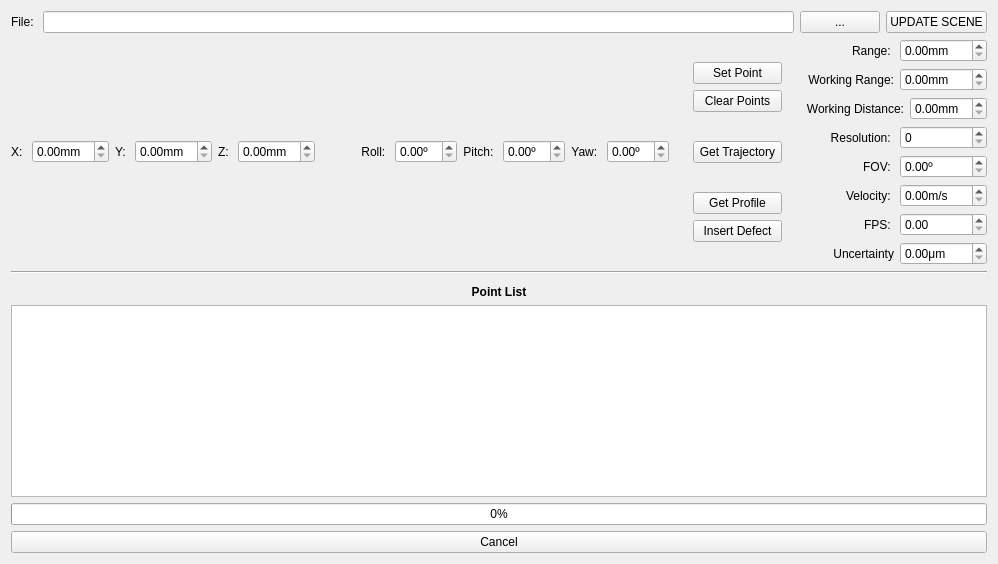
  <widget class="QWidget" name="centralwidget">
   <layout class="QVBoxLayout" name="verticalLayout_7" stretch="0,0,0,0,10,0,0">
    <item>
     <layout class="QHBoxLayout" name="horizontalLayout_10">
      <item>
       <widget class="QLabel" name="label_24">
        <property name="text">
         <string>File: </string>
        </property>
       </widget>
      </item>
      <item>
       <widget class="QLineEdit" name="lineEdit_nameFile">
        <property name="text">
         <string/>
        </property>
       </widget>
      </item>
      <item>
       <widget class="QPushButton" name="button_fileDialog">
        <property name="text">
         <string>...</string>
        </property>
       </widget>
      </item>
      <item>
       <widget class="QPushButton" name="button_refresh">
        <property name="text">
         <string>UPDATE SCENE</string>
        </property>
       </widget>
      </item>
     </layout>
    </item>
    <item>
     <layout class="QHBoxLayout" name="horizontalLayout_26" stretch="0,1,5,0,1,10">
      <item>
       <layout class="QVBoxLayout" name="verticalLayout">
        <item>
         <layout class="QHBoxLayout" name="horizontalLayout" stretch="0,0,0,0,0,0,0,0,0,0,0,0,0">
          <item>
           <widget class="QLabel" name="label">
            <property name="text">
             <string>X: </string>
            </property>
            <property name="alignment">
             <set>Qt::AlignLeading|Qt::AlignLeft|Qt::AlignVCenter</set>
            </property>
           </widget>
          </item>
          <item>
           <widget class="QDoubleSpinBox" name="xSpinBox">
            <property name="font">
             <font>
              <kerning>true</kerning>
             </font>
            </property>
            <property name="cursor">
             <cursorShape>PointingHandCursor</cursorShape>
            </property>
            <property name="locale">
             <locale language="English" country="UnitedStates"/>
            </property>
            <property name="suffix">
             <string>mm</string>
            </property>
           </widget>
          </item>
          <item>
           <widget class="QLabel" name="label_2">
            <property name="text">
             <string>Y: </string>
            </property>
            <property name="alignment">
             <set>Qt::AlignLeading|Qt::AlignLeft|Qt::AlignVCenter</set>
            </property>
           </widget>
          </item>
          <item>
           <widget class="QDoubleSpinBox" name="ySpinBox">
            <property name="cursor">
             <cursorShape>PointingHandCursor</cursorShape>
            </property>
            <property name="locale">
             <locale language="English" country="UnitedStates"/>
            </property>
            <property name="suffix">
             <string>mm</string>
            </property>
           </widget>
          </item>
          <item>
           <widget class="QLabel" name="label_3">
            <property name="text">
             <string>Z: </string>
            </property>
            <property name="alignment">
             <set>Qt::AlignLeading|Qt::AlignLeft|Qt::AlignVCenter</set>
            </property>
           </widget>
          </item>
          <item>
           <widget class="QDoubleSpinBox" name="zSpinBox">
            <property name="cursor">
             <cursorShape>PointingHandCursor</cursorShape>
            </property>
            <property name="locale">
             <locale language="English" country="UnitedStates"/>
            </property>
            <property name="suffix">
             <string>mm</string>
            </property>
           </widget>
          </item>
          <item>
           <spacer name="horizontalSpacer_3">
            <property name="orientation">
             <enum>Qt::Horizontal</enum>
            </property>
            <property name="sizeHint" stdset="0">
             <size>
              <width>40</width>
              <height>20</height>
             </size>
            </property>
           </spacer>
          </item>
          <item>
           <widget class="QLabel" name="label_4">
            <property name="text">
             <string>Roll: </string>
            </property>
            <property name="alignment">
             <set>Qt::AlignCenter</set>
            </property>
           </widget>
          </item>
          <item>
           <widget class="QDoubleSpinBox" name="rollSpinBox">
            <property name="cursor">
             <cursorShape>PointingHandCursor</cursorShape>
            </property>
            <property name="locale">
             <locale language="English" country="UnitedStates"/>
            </property>
            <property name="suffix">
             <string>º</string>
            </property>
           </widget>
          </item>
          <item>
           <widget class="QLabel" name="label_5">
            <property name="text">
             <string>Pitch: </string>
            </property>
            <property name="alignment">
             <set>Qt::AlignCenter</set>
            </property>
           </widget>
          </item>
          <item>
           <widget class="QDoubleSpinBox" name="pitchSpinBox">
            <property name="cursor">
             <cursorShape>PointingHandCursor</cursorShape>
            </property>
            <property name="locale">
             <locale language="English" country="UnitedStates"/>
            </property>
            <property name="suffix">
             <string>º</string>
            </property>
           </widget>
          </item>
          <item>
           <widget class="QLabel" name="label_6">
            <property name="text">
             <string>Yaw: </string>
            </property>
            <property name="alignment">
             <set>Qt::AlignCenter</set>
            </property>
           </widget>
          </item>
          <item>
           <widget class="QDoubleSpinBox" name="yawSpinBox">
            <property name="cursor">
             <cursorShape>PointingHandCursor</cursorShape>
            </property>
            <property name="locale">
             <locale language="English" country="UnitedStates"/>
            </property>
            <property name="suffix">
             <string>º</string>
            </property>
           </widget>
          </item>
         </layout>
        </item>
       </layout>
      </item>
      <item>
       <spacer name="horizontalSpacer">
        <property name="orientation">
         <enum>Qt::Horizontal</enum>
        </property>
        <property name="sizeHint" stdset="0">
         <size>
          <width>1</width>
          <height>5</height>
         </size>
        </property>
       </spacer>
      </item>
      <item>
       <layout class="QVBoxLayout" name="verticalLayout_2">
        <item>
         <layout class="QHBoxLayout" name="horizontalLayout_4">
          <item>
           <layout class="QVBoxLayout" name="verticalLayout_5">
            <item>
             <widget class="QPushButton" name="button_setPunto">
              <property name="text">
               <string>Set Point</string>
              </property>
             </widget>
            </item>
            <item>
             <widget class="QPushButton" name="button_clean">
              <property name="text">
               <string>Clear Points</string>
              </property>
             </widget>
            </item>
           </layout>
          </item>
         </layout>
        </item>
        <item>
         <widget class="QPushButton" name="button_getTrajectory">
          <property name="text">
           <string>Get Trajectory</string>
          </property>
         </widget>
        </item>
        <item>
         <layout class="QHBoxLayout" name="horizontalLayout_5">
          <item>
           <layout class="QVBoxLayout" name="verticalLayout_4">
            <item>
             <widget class="QPushButton" name="button_calcular">
              <property name="text">
               <string>Get Profile</string>
              </property>
             </widget>
            </item>
            <item>
             <widget class="QPushButton" name="button_defect">
              <property name="text">
               <string>Insert Defect</string>
              </property>
             </widget>
            </item>
           </layout>
          </item>
         </layout>
        </item>
       </layout>
      </item>
      <item>
       <layout class="QVBoxLayout" name="verticalLayout_6"/>
      </item>
      <item>
       <spacer name="horizontalSpacer_2">
        <property name="orientation">
         <enum>Qt::Horizontal</enum>
        </property>
        <property name="sizeHint" stdset="0">
         <size>
          <width>40</width>
          <height>20</height>
         </size>
        </property>
       </spacer>
      </item>
      <item>
       <layout class="QVBoxLayout" name="verticalLayout_3">
        <item>
         <layout class="QHBoxLayout" name="horizontalLayout_7">
          <item>
           <widget class="QLabel" name="label_7">
            <property name="text">
             <string>Range: </string>
            </property>
            <property name="alignment">
             <set>Qt::AlignRight|Qt::AlignTrailing|Qt::AlignVCenter</set>
            </property>
           </widget>
          </item>
          <item>
           <widget class="QDoubleSpinBox" name="rangeSpinBox">
            <property name="locale">
             <locale language="English" country="UnitedStates"/>
            </property>
            <property name="suffix">
             <string>mm</string>
            </property>
           </widget>
          </item>
         </layout>
        </item>
        <item>
         <layout class="QHBoxLayout" name="horizontalLayout_2">
          <item>
           <widget class="QLabel" name="label_11">
            <property name="text">
             <string>Working Range:</string>
            </property>
            <property name="alignment">
             <set>Qt::AlignRight|Qt::AlignTrailing|Qt::AlignVCenter</set>
            </property>
           </widget>
          </item>
          <item>
           <widget class="QDoubleSpinBox" name="workingRangeSpinBox">
            <property name="locale">
             <locale language="Spanish" country="UnitedStates"/>
            </property>
            <property name="suffix">
             <string>mm</string>
            </property>
           </widget>
          </item>
         </layout>
        </item>
        <item>
         <layout class="QHBoxLayout" name="horizontalLayout_3">
          <item>
           <widget class="QLabel" name="label_12">
            <property name="text">
             <string>Working Distance:</string>
            </property>
            <property name="alignment">
             <set>Qt::AlignRight|Qt::AlignTrailing|Qt::AlignVCenter</set>
            </property>
           </widget>
          </item>
          <item>
           <widget class="QDoubleSpinBox" name="workingDistanceSpinBox">
            <property name="locale">
             <locale language="Spanish" country="UnitedStates"/>
            </property>
            <property name="suffix">
             <string>mm</string>
            </property>
           </widget>
          </item>
         </layout>
        </item>
        <item>
         <layout class="QHBoxLayout" name="horizontalLayout_8">
          <item>
           <widget class="QLabel" name="label_8">
            <property name="text">
             <string>Resolution: </string>
            </property>
            <property name="alignment">
             <set>Qt::AlignRight|Qt::AlignTrailing|Qt::AlignVCenter</set>
            </property>
           </widget>
          </item>
          <item>
           <widget class="QDoubleSpinBox" name="resolutionSpinBox">
            <property name="locale">
             <locale language="English" country="UnitedStates"/>
            </property>
            <property name="decimals">
             <number>0</number>
            </property>
           </widget>
          </item>
         </layout>
        </item>
        <item>
         <layout class="QHBoxLayout" name="horizontalLayout_9">
          <item>
           <widget class="QLabel" name="label_9">
            <property name="text">
             <string>FOV: </string>
            </property>
            <property name="alignment">
             <set>Qt::AlignRight|Qt::AlignTrailing|Qt::AlignVCenter</set>
            </property>
           </widget>
          </item>
          <item>
           <widget class="QDoubleSpinBox" name="fovSpinBox">
            <property name="locale">
             <locale language="English" country="UnitedStates"/>
            </property>
            <property name="suffix">
             <string>º</string>
            </property>
           </widget>
          </item>
         </layout>
        </item>
        <item>
         <layout class="QHBoxLayout" name="horizontalLayout_11">
          <item>
           <widget class="QLabel" name="label_22">
            <property name="locale">
             <locale language="English" country="UnitedStates"/>
            </property>
            <property name="text">
             <string>Velocity: </string>
            </property>
            <property name="alignment">
             <set>Qt::AlignRight|Qt::AlignTrailing|Qt::AlignVCenter</set>
            </property>
           </widget>
          </item>
          <item>
           <widget class="QDoubleSpinBox" name="velSpinBox">
            <property name="locale">
             <locale language="English" country="UnitedStates"/>
            </property>
            <property name="suffix">
             <string>m/s</string>
            </property>
           </widget>
          </item>
         </layout>
        </item>
        <item>
         <layout class="QHBoxLayout" name="horizontalLayout_12">
          <item>
           <widget class="QLabel" name="label_23">
            <property name="text">
             <string>FPS: </string>
            </property>
            <property name="alignment">
             <set>Qt::AlignRight|Qt::AlignTrailing|Qt::AlignVCenter</set>
            </property>
           </widget>
          </item>
          <item>
           <widget class="QDoubleSpinBox" name="fpsSpinBox">
            <property name="locale">
             <locale language="English" country="UnitedStates"/>
            </property>
           </widget>
          </item>
         </layout>
        </item>
        <item>
         <layout class="QHBoxLayout" name="horizontalLayout_6">
          <item>
           <widget class="QLabel" name="label_10">
            <property name="text">
             <string>Uncertainty</string>
            </property>
            <property name="alignment">
             <set>Qt::AlignRight|Qt::AlignTrailing|Qt::AlignVCenter</set>
            </property>
           </widget>
          </item>
          <item>
           <widget class="QDoubleSpinBox" name="uncertaintySpinBox">
            <property name="locale">
             <locale language="English" country="UnitedStates"/>
            </property>
            <property name="suffix">
             <string>μm</string>
            </property>
            <property name="decimals">
             <number>2</number>
            </property>
            <property name="maximum">
             <double>98.989999999999995</double>
            </property>
           </widget>
          </item>
         </layout>
        </item>
       </layout>
      </item>
     </layout>
    </item>
    <item>
     <widget class="Line" name="line">
      <property name="orientation">
       <enum>Qt::Horizontal</enum>
      </property>
     </widget>
    </item>
    <item>
     <spacer name="verticalSpacer">
      <property name="orientation">
       <enum>Qt::Vertical</enum>
      </property>
      <property name="sizeHint" stdset="0">
       <size>
        <width>20</width>
        <height>5</height>
       </size>
      </property>
     </spacer>
    </item>
    <item>
     <layout class="QHBoxLayout" name="layout_graphics">
      <item>
       <layout class="QVBoxLayout" name="verticalLayout_8">
        <item>
         <widget class="QLabel" name="label_lW">
          <property name="font">
           <font>
            <weight>75</weight>
            <bold>true</bold>
           </font>
          </property>
          <property name="text">
           <string>Point List</string>
          </property>
          <property name="alignment">
           <set>Qt::AlignCenter</set>
          </property>
         </widget>
        </item>
        <item>
         <widget class="QListWidget" name="listWidget">
          <property name="sizePolicy">
           <sizepolicy hsizetype="Minimum" vsizetype="Expanding">
            <horstretch>0</horstretch>
            <verstretch>0</verstretch>
           </sizepolicy>
          </property>
          <property name="frameShape">
           <enum>QFrame::StyledPanel</enum>
          </property>
          <property name="frameShadow">
           <enum>QFrame::Sunken</enum>
          </property>
         </widget>
        </item>
       </layout>
      </item>
     </layout>
    </item>
    <item>
     <widget class="QProgressBar" name="progressBar">
      <property name="maximum">
       <number>102</number>
      </property>
      <property name="value">
       <number>0</number>
      </property>
     </widget>
    </item>
    <item>
     <widget class="QPushButton" name="button_stop">
      <property name="text">
       <string>Cancel</string>
      </property>
     </widget>
    </item>
   </layout>
  </widget>
